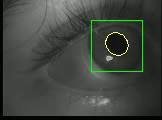
#> input picture frame 16 of geetee/tracking.mov, 162 x 120 px, given in place of gaze.mov, which was not available
$ python testedges.py   (older library calls are emulated)
#> lines starting #> are read from the running program, lines starting #| are printed output that depends on the picture; pictures that were not available may be replaced by others from this repository, and a replacement may not be noted
### geetee/gtIO.py
#!/opt/local/bin/python
#
# Load a single video frame from an image file
# - optional border trim border argument
#
# USAGE : geetee_TestFrame.py <Test Frame Image>
#
# AUTHOR : Mike Tyszka
# PLACE  : Caltech
# DATES  : 2014-05-07 JMT From scratch
#
# This file is part of geetee.
#
#    geetee is free software: you can redistribute it and/or modify
#    it under the terms of the GNU General Public License as published by
#    the Free Software Foundation, either version 3 of the License, or
#    (at your option) any later version.
#
#    geetee is distributed in the hope that it will be useful,
#    but WITHOUT ANY WARRANTY; without even the implied warranty of
#    MERCHANTABILITY or FITNESS FOR A PARTICULAR PURPOSE.  See the
#    GNU General Public License for more details.
#
#    You should have received a copy of the GNU General Public License
#   along with geetee.  If not, see <http://www.gnu.org/licenses/>.
#
# Copyright 2014 California Institute of Technology.

import os
import cv2
import numpy as np
import ConfigParser
import gtMRClean as clean
import gtPupilometry as p


def LoadVideoFrame(v_in, scale=1.0, border=0, rotate=0, mrclean=False):
    """
    Load and preprocess a single frame from a video stream

    Parameters
    ----------
    v_in : opencv video stream
        video input stream
    scale : float
        downsampling scale factor [1.0]
    border : int
        pixel border width to strip
    rotate : int
        rotation in

    Returns
    ----
    status : boolean
        Completion status.
    fr : numpy uint8 array
        Preprocessed video frame.
    artifacts : boolean
        Artifact presence in frame.
    """

    # Init artifact flag for this frame
    artifact = False

    status, fr = v_in.read()

    if status:

        # Convert to grayscale
        fr = cv2.cvtColor(fr, cv2.COLOR_RGB2GRAY)

        # Trim border first
        fr = TrimBorder(fr, border)

        # Apply optional MR artifact suppression
        if mrclean:
            fr, artifact = clean.MRClean(fr)

        # Get trimmed frame size
        nx, ny = fr.shape[1], fr.shape[0]

        # Calculate downsampled matrix
        nxd, nyd = int(nx/float(scale)), int(ny/float(scale))

        # Downsample
        fr = cv2.resize(fr, (nxd, nyd))

        # Gaussian blur
        fr = cv2.GaussianBlur(fr, (3,3), 1.0)

        # Robust rescale to 5th, 95th percentile
        fr = p.RobustRescale(fr, (1,99))

    return status, fr, artifact


def TrimBorder(frame, border = 0):
    """
    Trim video frame border introduced by frame capture

    Parameters
    ----------
    frame : numpy uint8 array
        video frame
    border : integer
        border width in pixels to strip [0]

    Returns
    -------
    frame : numpy unit8 array
        video frame without border
    """

    if border > 0:

        # Get image dimension
        nx, ny = frame.shape[1], frame.shape[0]

        # Set bounding box
        x0 = border
        y0 = border
        x1 = nx - border
        y1 = ny - border

        # Make sure bounds are inside image
        x0 = x0 if x0 > 0 else 0
        x1 = x1 if x1 < nx else nx-1
        y0 = y0 if y0 > 0 else 0
        y1 = y1 if y1 < ny else ny-1

        # Crop and return
        return frame[y0:y1, x0:x1]

    else:

        return frame


# [88 lines left out: functions LoadImage, LoadConfig, InitConfig, not called in this run]

#
# Pupilometry CSV IO
#
def ReadPupilometry(pupils_csv):

    return np.genfromtxt(pupils_csv, delimiter = ',', unpack = True)

#
# Safe mkdir - from http://code.activestate.com/recipes/82465-a-friendly-mkdir/
#
# [16 lines left out: function _mkdir, not called in this run]

### geetee/gtPupilometry.py
#!/opt/local/bin/python
#
# Video pupilometry functions
# - takes calibration and gaze video filenames as input
# - controls calibration and gaze estimation workflow
#
# USAGE : geetee.py <Calibration Video> <Gaze Video>
#
# AUTHOR : Mike Tyszka
# PLACE  : Caltech
# DATES  : 2014-05-07 JMT From scratch
#
# This file is part of geetee.
#
#    geetee is free software: you can redistribute it and/or modify
#    it under the terms of the GNU General Public License as published by
#    the Free Software Foundation, either version 3 of the License, or
#    (at your option) any later version.
#
#    geetee is distributed in the hope that it will be useful,
#    but WITHOUT ANY WARRANTY; without even the implied warranty of
#    MERCHANTABILITY or FITNESS FOR A PARTICULAR PURPOSE.  See the
#    GNU General Public License for more details.
#
#    You should have received a copy of the GNU General Public License
#   along with geetee.  If not, see <http://www.gnu.org/licenses/>.
#
# Copyright 2014 California Institute of Technology.

import os
import sys
import time
import cv2
import scipy.ndimage as spi
import numpy as np
from skimage import exposure

import gtFitEllipse as fe
import gtIO as io


# [276 lines left out: functions VideoPupilometry, PupilometryEngine, SegmentPupil, FitPupil, DisplayPupilEllipse, not called in this run]


def RobustRescale(gray, perc_range=(5, 95)):
    """
    Robust image intensity rescaling

    Arguments
    ----
    gray : numpy uint8 array
        Original grayscale image.
    perc_range : two element tuple of floats in range [0,100]
        Percentile scaling range

    Returns
    ----
    gray_rescale : numpy uint8 array
        Percentile rescaled image.
    """

    pA, pB = np.percentile(gray, perc_range)
    gray_rescale = exposure.rescale_intensity(gray, in_range=(pA, pB))

    return gray_rescale


# [62 lines left out: functions RotateFrame, WritePupilometry, PupilArea, not called in this run]

### geetee/testedges.py
#!/opt/local/bin/python
#
# Test head motion correction
#
# USAGE : testmoco.py
#
# AUTHOR : Mike Tyszka
# PLACE  : Caltech
# DATES  : 2014-05-15 JMT From scratch
#
# This file is part of geetee.
#
#    geetee is free software: you can redistribute it and/or modify
#    it under the terms of the GNU General Public License as published by
#    the Free Software Foundation, either version 3 of the License, or
#    (at your option) any later version.
#
#    geetee is distributed in the hope that it will be useful,
#    but WITHOUT ANY WARRANTY; without even the implied warranty of
#    MERCHANTABILITY or FITNESS FOR A PARTICULAR PURPOSE.  See the
#    GNU General Public License for more details.
#
#    You should have received a copy of the GNU General Public License
#   along with geetee.  If not, see <http://www.gnu.org/licenses/>.
#
# Copyright 2014 California Institute of Technology.

import sys
import numpy as np
import cv2
import gtIO

def main():

    # Border and scaling
    scale = 4
    border = 16

    # Sobel edge detection kernel size
    k = 7

    # Cal-Gaze video pair
    # gaze_file = '/Users/jmt/Data/Eye_Tracking/Groups/Jaron/videos/04axa_cal1_choice1/cal.mov'
    gaze_file = '/Users/jmt/Data/Eye_Tracking/Groups/Jaron/videos/04axa_cal1_choice1/gaze.mov'

    # Open gaze video stream
    try:
        gaze_stream = cv2.VideoCapture(gaze_file)
    except:
        sys.exit(1)

    if not gaze_stream.isOpened():
        sys.exit(1)

    keep_going = True

    while keep_going:

        keep_going, I_new = gtIO.LoadVideoFrame(gaze_stream, scale, border)
#> in LoadVideoFrame, fr is the input picture: shape (120, 162, 3); mean B, G, R 62.7, 68.7, 64.1
#> in LoadVideoFrame, `fr = cv2.cvtColor(fr, cv2.COLOR_RGB2GRAY)`:
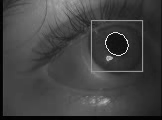
#> fr: shape (120, 162); min 0, max 237, mean 66.5
#> in TrimBorder, `return frame[y0:y1, x0:x1]`:
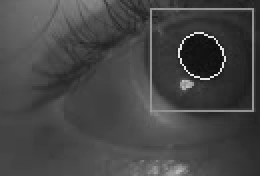
#> returned value: shape (88, 130) (shown 2 times larger); min 10, max 237, mean 69.9
#> in LoadVideoFrame, `fr = cv2.resize(fr, (nxd, nyd))`:
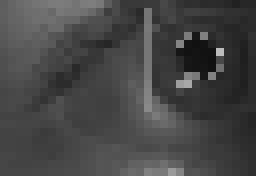
#> fr: shape (22, 32) (shown 8 times larger); min 16, max 188, mean 69.6
#> in LoadVideoFrame, `fr = cv2.GaussianBlur(fr, (3,3), 1.0)`:
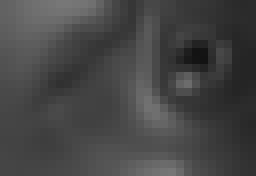
#> fr: shape (22, 32) (shown 8 times larger); min 19, max 119, mean 69.5
#> in RobustRescale, `pA, pB = np.percentile(gray, perc_range)`: pA = 36; pB = 115
#> in RobustRescale, `gray_rescale = exposure.rescale_intensity(gray, in_range=(pA, pB))`:
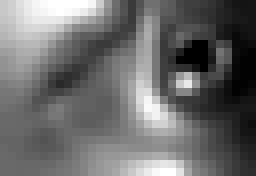
#> gray_rescale: shape (22, 32) (shown 8 times larger); min 0, max 255, mean 107.9

        if keep_going:

            # Sobel edge detect (both directions)
            xedge = cv2.Sobel(I_new, cv2.CV_32F, 1, 0, ksize=k)

            # Rescale image to [0,255] unsigned bytes
            imax, imin = np.amax(xedge), np.amin(xedge)
            xedge = ((xedge - imin) / (imax - imin) * 255).astype(np.uint8)


            cv2.imshow('Edges', xedge)
            if cv2.waitKey(5) > 0:
                break

    # Close gaze video stream
    gaze_stream.release()

    print('Done')

# This is the standard boilerplate that calls the main() function.
if __name__ == '__main__':
#> (the run stopped early here; a loop or call above may not have finished)

$ run again, starting later in the video
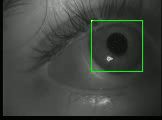
#> input picture frame 75 of geetee/tracking.mov, 162 x 120 px, given in place of gaze.mov, which was not available
#> in LoadVideoFrame, fr is the input picture: shape (120, 162, 3); mean B, G, R 62.1, 67.6, 63
#> in LoadVideoFrame, `fr = cv2.GaussianBlur(fr, (3,3), 1.0)`:
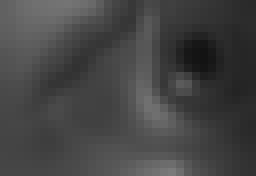
#> fr: shape (22, 32) (shown 8 times larger); min 19, max 122, mean 68.3
#> pA = 23; pB = 112
#> in RobustRescale, `gray_rescale = exposure.rescale_intensity(gray, in_range=(pA, pB))`:
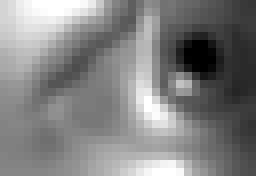
#> gray_rescale: shape (22, 32) (shown 8 times larger); min 0, max 255, mean 129.3

$ run again, starting later in the video
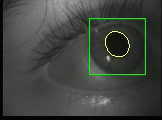
#> input picture frame 134 of geetee/tracking.mov, 162 x 120 px, given in place of gaze.mov, which was not available
#> in LoadVideoFrame, fr is the input picture: shape (120, 162, 3); mean B, G, R 62.2, 68.4, 63.5
#> in LoadVideoFrame, `fr = cv2.GaussianBlur(fr, (3,3), 1.0)`:
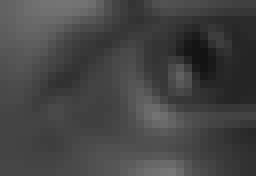
#> fr: shape (22, 32) (shown 8 times larger); min 19, max 118, mean 68.5
#> pA = 24.03; pB = 114
#> in RobustRescale, `gray_rescale = exposure.rescale_intensity(gray, in_range=(pA, pB))`:
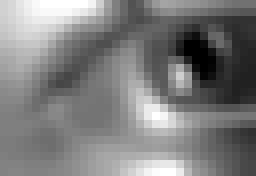
#> gray_rescale: shape (22, 32) (shown 8 times larger); min 0, max 255, mean 125.5
